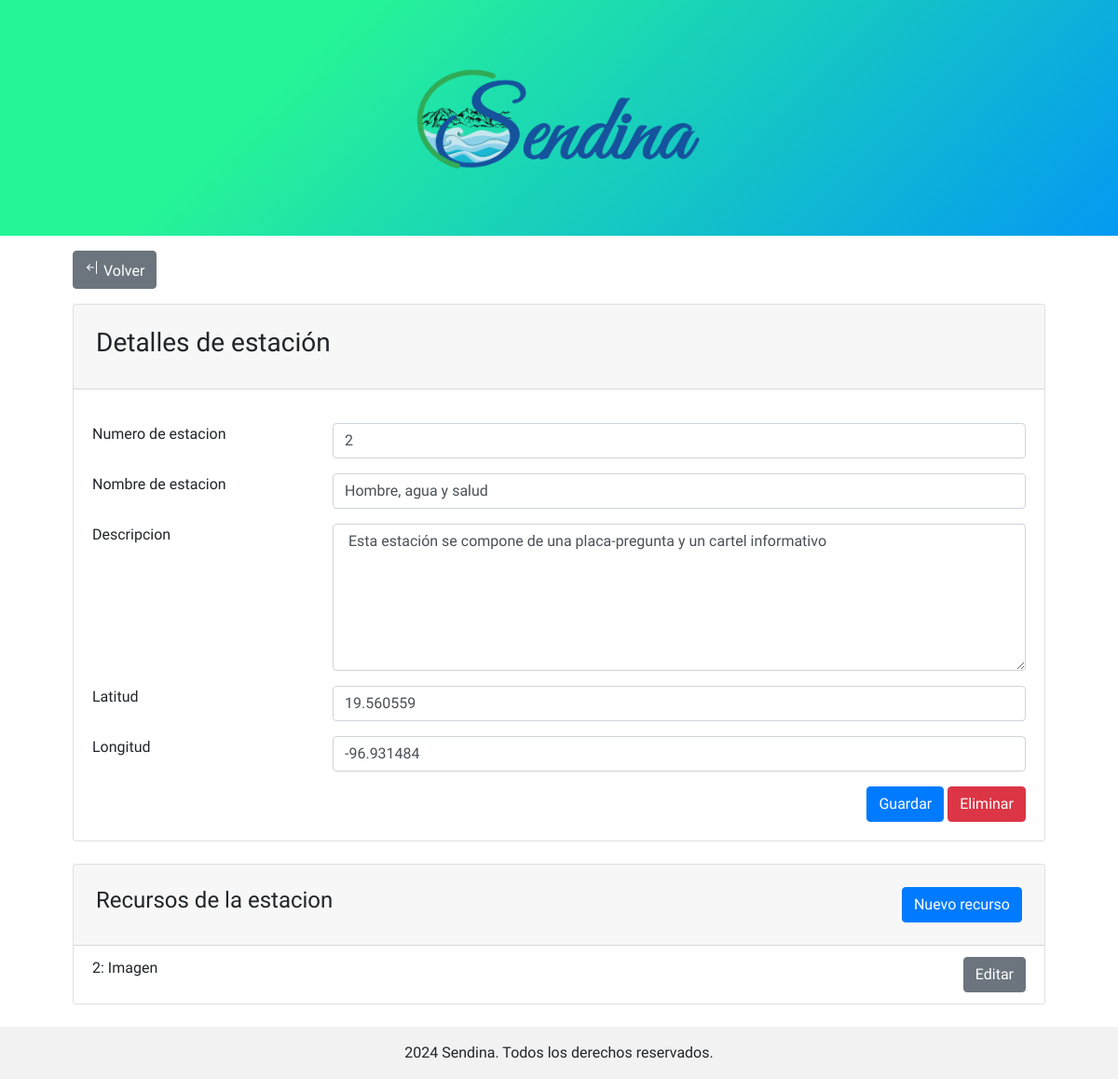
Page /estacion/editar/2/2 (signed in) on the committed database.
### tables this page shows
CREATE TABLE IF NOT EXISTS estacion (
  id_estacion INT NOT NULL AUTO_INCREMENT,
  numero INT NULL,
  nombre VARCHAR(50) NULL,
  descripcion TEXT NULL,
  latitud VARCHAR(20) NULL,
  longitud VARCHAR(20) NULL,
  PRIMARY KEY (id_estacion));

CREATE TABLE IF NOT EXISTS recurso (
  id_recurso INT NOT NULL AUTO_INCREMENT,
  numero INT NULL,
  url VARCHAR(500) NULL,
  creditos VARCHAR(100) NULL,
  id_tipo_recurso INT NULL,
  PRIMARY KEY (id_recurso),
  CONSTRAINT fk_recurso_tipo_recurso1
    FOREIGN KEY (id_tipo_recurso)
    REFERENCES tipo_recurso (id_tipo_recurso)
    ON DELETE CASCADE);

CREATE TABLE IF NOT EXISTS tipo_recurso (
  id_tipo_recurso INT NOT NULL AUTO_INCREMENT,
  tipo VARCHAR(20) NULL,
  PRIMARY KEY (id_tipo_recurso));

### librerias/vista.php (called while the page is built, shortened)
<?php
class Vista{
	function mostrar($nombre){
		require 'vistas/' . $nombre . '.php';
	}
}
?>

### controladores/estacionControlador.php (called while the page is built, shortened)
<?php
require_once 'entidades/EstacionBean.php';
require_once 'entidades/RecursoBean.php';
require_once 'modelos/recursoModelo.php';
class EstacionControlador extends Controlador{
	function __construct(){
		$this->vista->mensaje = "";
		$this->vista->estacion = null;
		$this->vista->recurso_lista = [];
		$this->vista->id_sendero = 0;
		$this->vista->numero = 0;
		$this->modeloRecurso = new RecursoModelo();
	}
	function renderizar($vista = "estacion/editor"){
		$this->vista->mostrar($vista);
	}
	function editar($parametros=null){
		$id_estacion = $parametros[0];
		$numero = 0;
		if(isset($parametros[1])){
			$numero = $parametros[1];
		}
		$estacion = $this->modelo->select($id_estacion);
		if($id_estacion!=0){
			$recursos = $this->modeloRecurso->selectByEstacion($id_estacion);
			$this->vista->recurso_lista = $recursos;
		}
		$this->vista->estacion = $estacion;
		$this->vista->numero = $numero;
		$this->renderizar();
	}
}
?>

### index.php (called while the page is built, shortened)
<?php
	require_once 'librerias/conexionDB.php';
	require_once 'librerias/controlador.php';
	require_once 'librerias/vista.php';
	require_once 'librerias/modelo.php';
	$app = new App();
?>

### entidades/EstacionBean.php (called while the page is built, shortened)
<?php
class EstacionBean {
	private $id_estacion;
	private $numero;
	private $nombre;
	private $descripcion;
	private $latitud;
	private $longitud;
	public function __construct(
            $id_estacion = null,
            $numero = null,
            $nombre = null,
            $descripcion = null,
            $latitud = null,
			$longitud = null,
            $recursos = []
        ) {
		$this->id_estacion = $id_estacion;
		$this->numero = $numero;
		$this->nombre = $nombre;
		$this->descripcion = $descripcion;
		$this->latitud = $latitud;
		$this->longitud = $longitud;
	}
    public function set_id_estacion($id_estacion) {
        $this->id_estacion = $id_estacion;
    }
    public function get_id_estacion() {
        return $this->id_estacion;
    }
    public function set_numero($numero) {
        $this->numero = $numero;
    }
    public function get_numero() {
        return $this->numero;
    }
    public function set_nombre($nombre) {
        $this->nombre = $nombre;
    }
    public function get_nombre() {
        return $this->nombre;
    }
    public function set_descripcion($descripcion) {
        $this->descripcion = $descripcion;
    }
    public function get_descripcion() {
        return $this->descripcion;
    }
    public function set_latitud($latitud) {
        $this->latitud = $latitud;
    }
    public function get_latitud() {
        return $this->latitud;
    }
    public function set_longitud($longitud) {
        $this->longitud = $longitud;
    }
    public function get_longitud() {
        return $this->longitud;
    }
}
?>

### librerias/modelo.php (called while the page is built)
<?php
class Modelo{
	function __construct(){
		$this->conexion = new ConexionDB();
	}
}
?>

### librerias/conexionDB.php (called while the page is built)
<?php
class ConexionDB{
	private $host;
	private $db;
	private $user;
	private $password;
	private $charset;
	private $pdo;
	public function __construct() {
		$this->host = constant ('HOST');
		$this->db = constant('DB');
		$this->user = constant ('USER');
		$this->password = constant ('PASSWORD');
		$this->charset = constant ('CHARSET');
	}
    function connect(){
		if ($this->pdo == null) {
			try{
				$connection = "mysql:host=" . $this->host . ";dbname=" . $this->db . ";charset=" . $this->charset;
				$options = [
					PDO::ATTR_ERRMODE            => PDO::ERRMODE_EXCEPTION,
					PDO::ATTR_EMULATE_PREPARES   => false,
				];
				$this->pdo = new PDO($connection, $this->user, $this->password, $options);
			}catch(PDOException $e){
				print_r('Error connection: ' . $e->getMessage());
			}
		}
		return $this->pdo;
    }
}
?>

### modelos/estacionModelo.php (called while the page is built, shortened)
<?php
require_once 'modelos/recursoModelo.php';
require_once 'entidades/RecursoBean.php';
class EstacionModelo extends Modelo{
	public function select($id_estacion){
		$sql = 'SELECT * from estacion where id_estacion=:id_estacion;';
		$query = $this->conexion->connect()->prepare($sql);
		try{
			$query->execute(['id_estacion'=>$id_estacion]);
			$row = $query->fetch();
			if ($row) {
				$estacion = new EstacionBean();
				$estacion->set_id_estacion($id_estacion);
				$estacion->set_numero($row['numero']);
				$estacion->set_nombre($row['nombre']);
				$estacion->set_descripcion($row['descripcion']);
				$estacion->set_latitud($row['latitud']);
				$estacion->set_longitud($row['longitud']);
				return $estacion;
			} else {
				return null;
			}
		}
		catch(PDOException $e){
			return null;
		}
	}
}
?>

### librerias/controlador.php (called while the page is built, shortened)
<?php
class Controlador{
	function cargarModelo($modelo){
		$url = 'modelos/'.$modelo.'Modelo.php';
		if(file_exists($url)){
			$this->modelo = new $modeloName();
		}
	}
}
?>

### entidades/RecursoBean.php (called while the page is built, shortened)
<?php
class RecursoBean{
	private $id_recurso;
	private $numero;
	private $tipo_recurso;
    public function __construct(
            $id_recurso = null,
            $numero = null,
            $url = null,
            $creditos = null,
            $id_tipo_recurso = null,
			$tipo_recurso = null
        ) {
        $this->id_recurso = $id_recurso;
        $this->numero = $numero;
		$this->tipo_recurso = $tipo_recurso;
    }
    public function get_id_recurso() {
        return $this->id_recurso;
    }
    public function get_numero() {
        return $this->numero;
    }
    public function get_tipo_recurso() {
        return $this->tipo_recurso;
    }
}
?>

### modelos/recursoModelo.php (called while the page is built, shortened)
<?php
class RecursoModelo extends Modelo{
	public function selectByEstacion($id_estacion){
		$lista = [];
		$sql = 'SELECT recurso.id_recurso,recurso.numero, recurso.url, recurso.creditos, recurso.id_tipo_recurso, tipo_recurso.tipo FROM  estacion
				JOIN estacion_recurso ON estacion.id_estacion = estacion_recurso.id_estacion
				JOIN recurso ON estacion_recurso.id_recurso = recurso.id_recurso
				JOIN tipo_recurso ON recurso.id_tipo_recurso = tipo_recurso.id_tipo_recurso
				where estacion.id_estacion = :id_estacion ORDER BY recurso.numero ASC;';
		try{
			$query = $this->conexion->connect()->prepare($sql);
			$query->execute([':id_estacion' => $id_estacion]);
			while($row = $query->fetch()) {
				$recurso = new RecursoBean(
					$row['id_recurso'],
					$row['numero'],
					$row['url'],
					$row['creditos'],
					$row['id_tipo_recurso'],
					$row['tipo']
				);
				array_push($lista, $recurso);
			}
			return $lista;
		}
		catch(PDOException $e) {
			return [];
		}
	}
}
?>

### vistas/estacion/editor.php (the view, shortened to what this page needs)
<!DOCTYPE html>
<html lang="en">
<head>
</head>
<body>
	<?php  require 'vistas/header.php' ?>
	<div class="container px-5 mt-3">
	<a class="btn btn-secondary mb-3" href="<?php echo constant('URL') ?>sendero/editar/<?php echo $_SESSION['id_sendero']?>"> <i class="bi bi-arrow-bar-left"> </i> Volver </a>
		<div class="card mb-4">
			<div class="card-header navbar navbar-expand-sm p-4">
				<h3> Detalles de estación </h3>
			</div>
			<?php
				$id_estacion = 0;
				$numero = $this->numero;
				$nombre = '';
				$descripcion = '';
				$latitud ='';
				$longitud = '';
				if($this->estacion !== null){
					$id_estacion = $this->estacion->get_id_estacion();
					$numero = $this->estacion->get_numero();
					$nombre = $this->estacion->get_nombre();
					$descripcion = $this->estacion->get_descripcion();
					$latitud = $this->estacion->get_latitud();
					$longitud = $this->estacion->get_longitud();
				}
			?>
			<div class="card-body">
				<form action="<?php echo constant('URL') ?>estacion/guardar" method="post" id="senderoForm">
					<div class="form-group row">
						<div class="col-12 col-sm-3">
							<label for="numero">Numero de estacion</label>
						</div>
						<div class="col-12 col-sm-9">
							<input class="form-control" type="text" name="numero" value="<?php echo $numero ?>" required>
						</div>
					</div>
					<div class="form-group row">
						<div class="col-12 col-sm-3">
							<label for="nombre">Nombre de estacion</label>
						</div>
						<div class="col-12 col-sm-9">
							<input class="form-control" type="text" name="nombre" maxlength="50" value="<?php echo $nombre ?>" required>
						</div>
					</div>
					<div class="form-group row">
						<div class="col-12 col-sm-3">
							<label for="descripcion">Descripcion</label>
						</div>
						<div class="col-12 col-sm-9">
							<textarea class="form-control" id="textAreaExample2" rows="6" name="descripcion"> <?php echo $descripcion ?></textarea>
						</div>
					</div>
					<div class="form-group row">
						<div class="col-12 col-sm-3">
							<label for="latitud"> Latitud</label>
						</div>
						<div class="col-12 col-sm-9">
							<input class="form-control" type="number" name="latitud" maxlength="20" value="<?php echo $latitud ?>" required>
						</div>
					</div>
					<div class="form-group row">
						<div class="col-12 col-sm-3">
							<label for="longitud"> Longitud</label>
						</div>
						<div class="col-12 col-sm-9">
							<input class="form-control" type="number" name="longitud" maxlength="20" value="<?php echo $longitud ?>" required>
						</div>
					</div>
					<div class="float-right">
						<input class="btn btn-primary" type="submit" value="Guardar">
						<?php if($this->estacion !== null){ ?>
							<a class="btn btn-danger" href="<?php echo constant('URL') ?>estacion/borrar/<?php echo $id_estacion ?>"> Eliminar</a>
						<?php } ?>
					</div>
				</form>
			</div>
		</div>
		<?php if($id_estacion != 0){ ?>
		<div class="card mb-4">
			<div class="card-header navbar navbar-expand-sm p-4">
				<h4> Recursos de la estacion </h4>
				<a class="btn btn-primary ml-auto" href="<?php echo constant('URL').'recurso/editar/0/'.(sizeof($this->recurso_lista)+1)?>"> Nuevo recurso </a>
			</div>
			<?php
			if(sizeof($this->recurso_lista) > 0){
				foreach ($this->recurso_lista as $recurso):
			?>
			<ul class="list-group list-group-flush">
				<li class="list-group-item">
					<div>
						<?php echo $recurso->get_numero(); ?>: <?php echo $recurso->get_tipo_recurso(); ?>
						<a class="btn btn-secondary float-right" href="<?php echo constant('URL').'recurso/editar/'.$recurso->get_id_recurso().'/'.(sizeof($this->recurso_lista)+1)?>"> Editar </a>
					</div>
				</li>
			</ul>
			<?php
				endforeach;
			}
			else{
				echo "No hay recursos";
			}
			?>
		</div>
		<?php } ?>
	</div>
	<?php  require 'vistas/footer.php' ?>
</body>
</html>

### public/css/custom.css (style rules this page uses)
* { margin: 0;padding: 0 }
body { overflow-x: hidden; }
.bi { vertical-align: text-bottom; width: 1em; height: 1em; }

### vistas/header.php (style rules this page uses)
body, h1, h2, h3, h4, h5, h6 { font-family: "Varela Round", sans-serif; }

### rows in the picture
estacion: numero "2", nombre "Hombre, agua y salud", descripcion "Esta estación se compone de una placa-pregunta y un cartel informativo", latitud "19.560559", longitud "-96.931484"
recurso: numero "2", id_tipo_recurso.tipo "Imagen"
